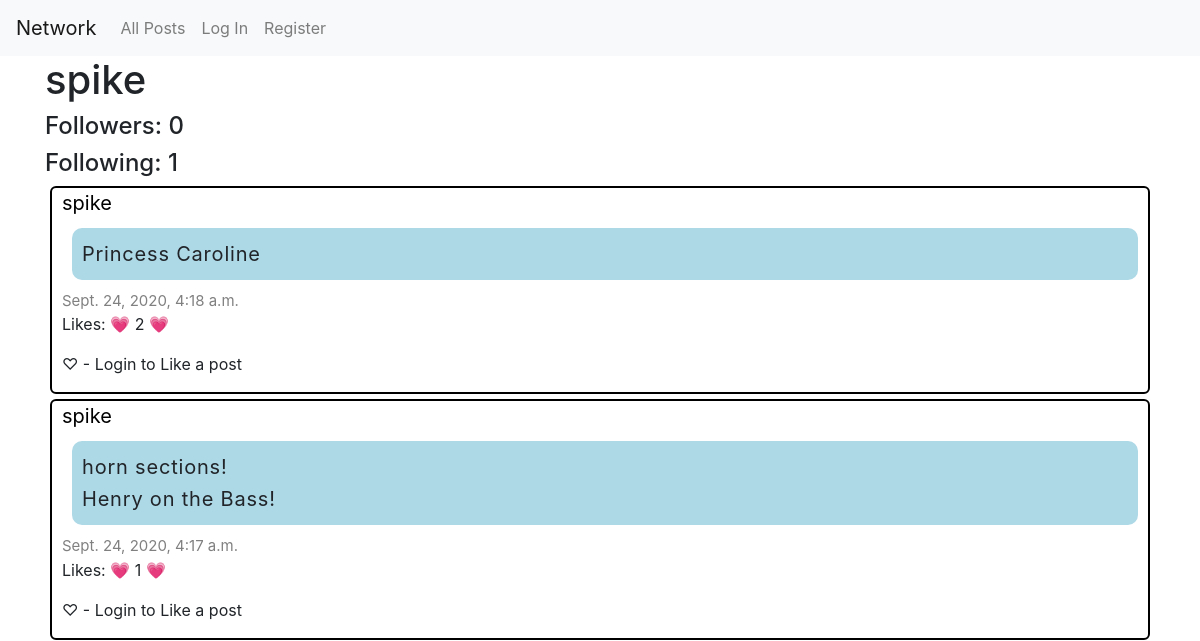
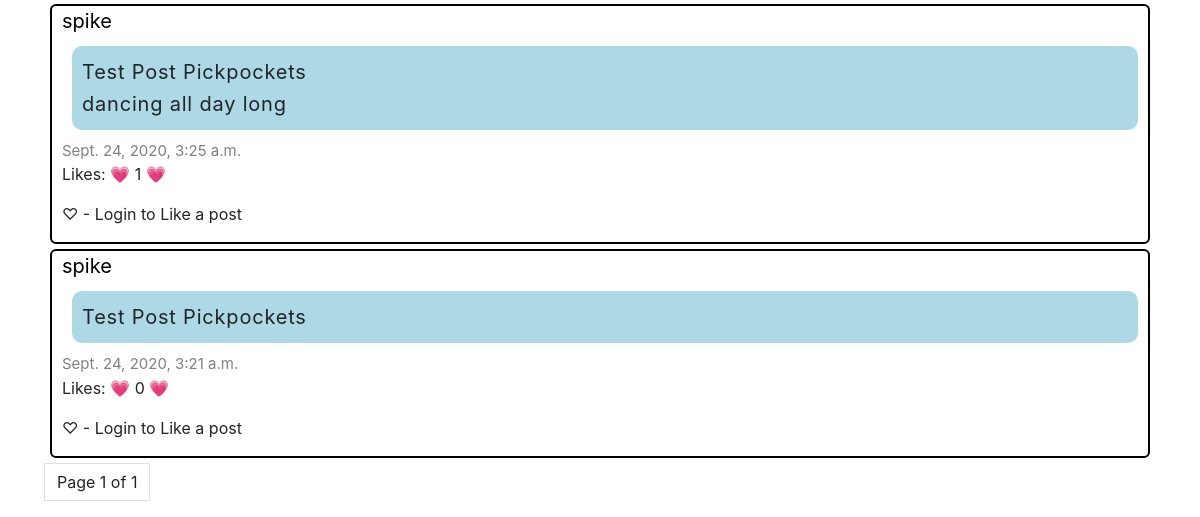
The page /users/spike on the database as committed earlier (2 pictures, top to bottom).
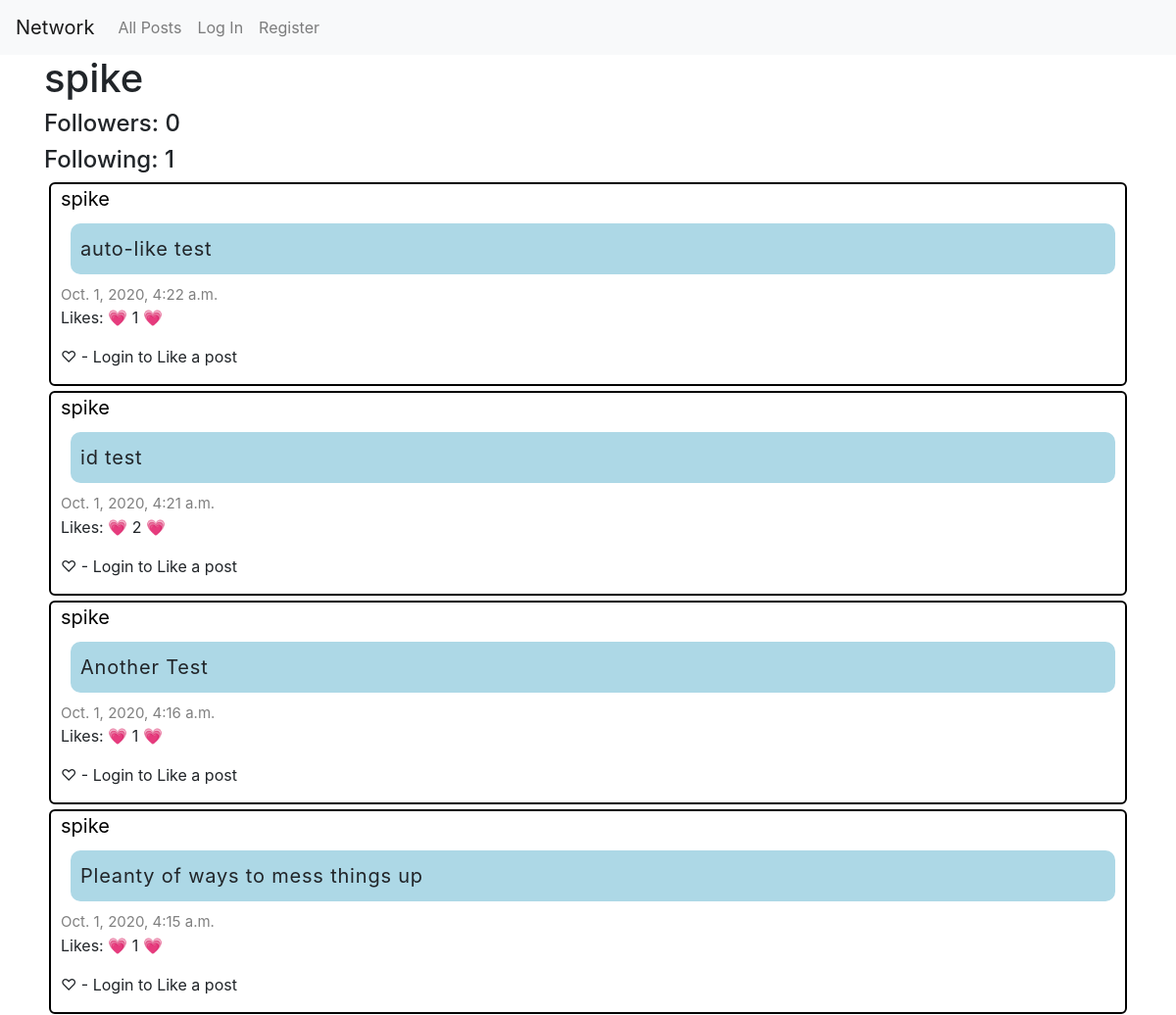
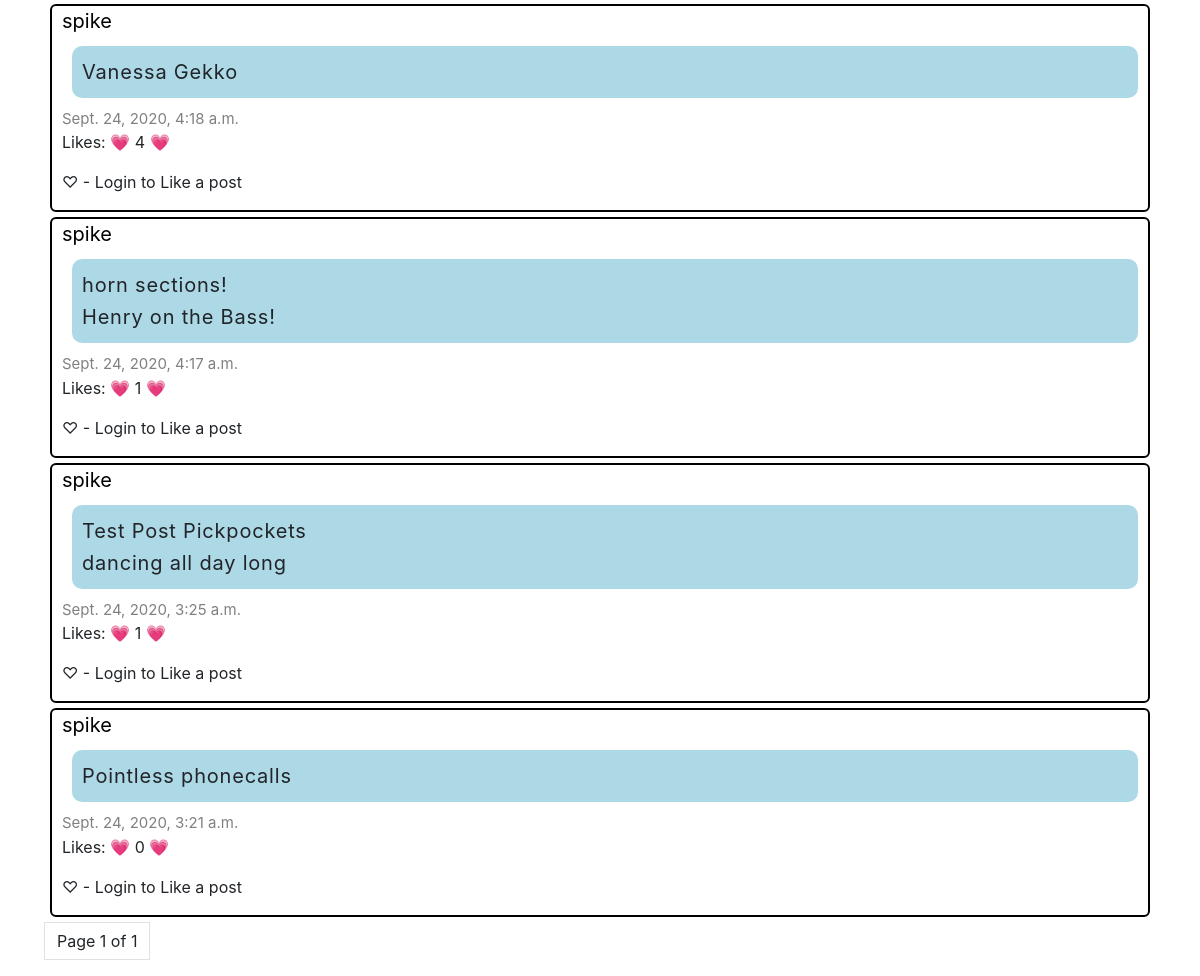
The same page on the database as committed later (2 pictures, top to bottom).
### network/models.py (models this page shows, shortened)
class Post(models.Model):
    user = models.ForeignKey("User", on_delete=models.CASCADE, related_name="posts")
    body = models.TextField(blank=True)
    timestamp = models.DateTimeField(auto_now_add=True)
    total_likes = models.IntegerField(default=0)
    is_liked_by_current_user = models.BooleanField(default=False)

class User(AbstractUser):
    pass

### network/views.py (the view)
# urls.py: path("users/<str:username>", views.profile, name="profile"),
def profile(request, username):
    profile = User.objects.get(username=username)
    posts = profile.posts.all().order_by('-timestamp')
    like_data_loader(request, posts)
    pagination_data = pagination_helper(request, posts)
    following = False
    if request.user.is_authenticated:
        for follow in request.user.follows.all():
            if follow.followed.username == username:
                following = True
    follows = len(profile.follows.all())
    followers = len(profile.followers.all())
    return render(request, "network/profile.html", {
            "username": username,
            "posts": pagination_data["posts"],
            "page": pagination_data["page"],
            "following": following,
            "follows": follows,
            "followers": followers,
            "NewPostForm": NewPostForm()
            })

### network/views.py (called while the page is built)
def like_data_loader(request, posts):
    for post in posts:
        post.total_likes = (len(post.likes.all()))
        if request.user.is_authenticated:
            for liked_post in request.user.likes.all():
                if post.id == liked_post.post_id:
                    post.is_liked_by_current_user = True
    return posts

def pagination_helper(request, posts):
    paginated = Paginator(posts, 10)
    page = request.GET.get('page')
    try:
        posts = paginated.page(page)
    except PageNotAnInteger:
        posts = paginated.page(1)
    except EmptyPage:
        posts = paginated.page(paginated.num_pages)
    pagination_data = {
        "posts": posts,
        "page": page
    }
    return pagination_data

### network/templates/network/profile.html (shortened to what this page needs)
{% extends "network/layout.html" %}
{% load static %}
{% block body %}
<div class="container">
  <h1>{{ username }}
  <h4> Followers: {{ followers }} </h4>
  <h4> Following: {{ follows }} </h4>
  {% for post in posts%}
    {% include 'network/partials/_post.html' %}
  {% endfor %}
  {%	include	"network/pagination.html"	with	page=posts	%}
</div>
{% endblock %}

### network/templates/network/partials/_post.html (shortened to what this page needs)
<div class="post">
  <a class="post_user" href="{% url 'profile' post.user %}">{{ post.user }}</a>
  <p class="post_body" id="post_body_{{ post.id }}">{{ post.body }}</p>
  <p class="post_timestamp">{{ post.timestamp}} </p>
  <p> Likes: &#128151; <span id="like_count_{{ post.id }}"> {{ post.total_likes }} </span> &#128151; </p>
  {% if request.user.is_authenticated %}
    {% if post.is_liked_by_current_user == True %}
      <button class="like_post_button btn btn-light btn-lg" id="like_button_{{ post.id }}" name="{{ post.id }}"> &#128151; Liked &#128151; </button>
    {% else %}
      <button class="like_post_button btn btn-light btn-lg" id="like_button_{{ post.id }}" name="{{ post.id }}"> &#9825; Like &#9825;</button>
    {% endif %}
  {% else %}
    <p> &#9825; - Login to Like a post </p>
  {% endif %}
</div>

Rows that differ between the two databases and show on the page:
added Post: user "spike", body "auto-like test", timestamp "Oct. 1, 2020, 4:22 a.m.", total_likes "1"
added Post: user "spike", body "id test", timestamp "Oct. 1, 2020, 4:21 a.m.", total_likes "2"
added Post: user "spike", body "Another Test", timestamp "Oct. 1, 2020, 4:16 a.m.", total_likes "1"
added Post: user "spike", body "Pleanty of ways to mess things up", timestamp "Oct. 1, 2020, 4:15 a.m.", total_likes "1"
changed Post: body "Princess Caroline" → "Vanessa Gekko"; total_likes "2" → "4"
changed Post: body "Test Post Pickpockets" → "Pointless phonecalls"
